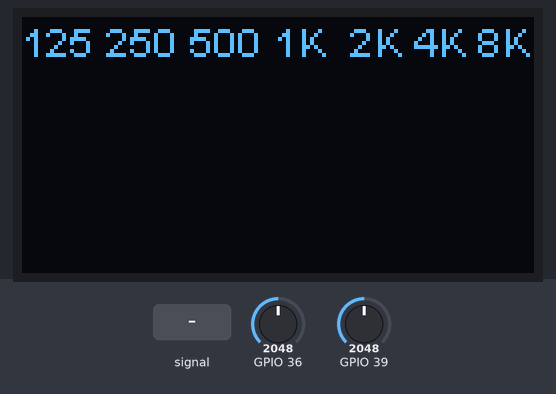
A sketch run on a simulated ESP32. Parts: 128×64 one-colour display. Inputs (shaded band) come from the test bench; at power-on: GPIO 36 = 2048, GPIO 39 = 2048. What the sketch prints to the serial monitor is not drawn.

Above: at 1.2 s.
1.3 s: GPIO 36 fed a 2 Hz sine of ±1228 counts around its level
At 2.28 s:
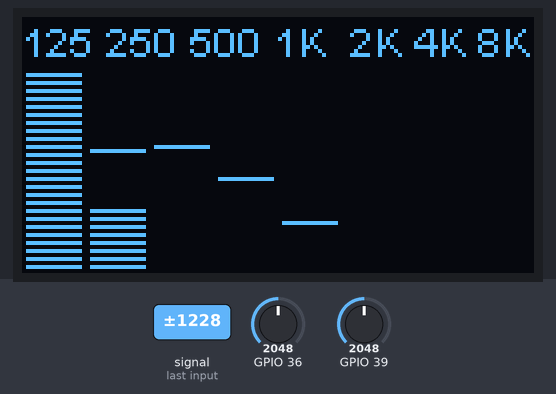
3.5 s: GPIO 36 set to 1460
At 5.4 s:
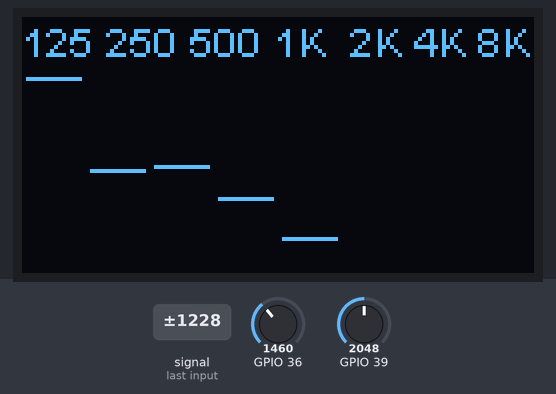
5.7 s: GPIO 39 set to 2866
At 7.2 s:
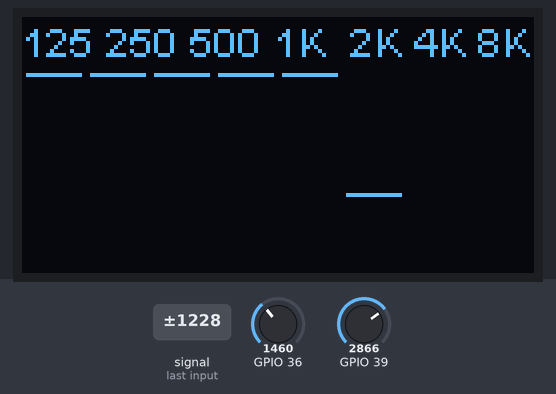
7.9 s: GPIO 39 fed a 200 Hz sine of ±327 counts around its level
At 9.4 s:
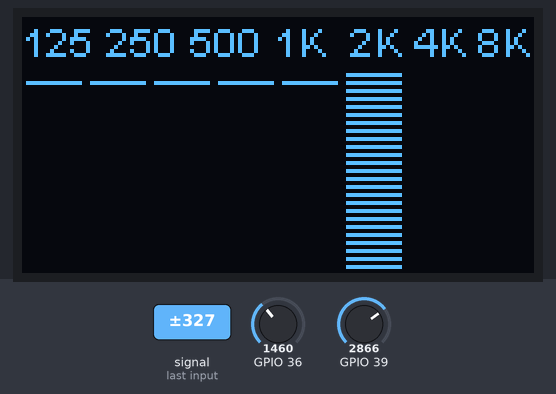
10.0 s: GPIO 36 set to 1540
At 12.0 s:
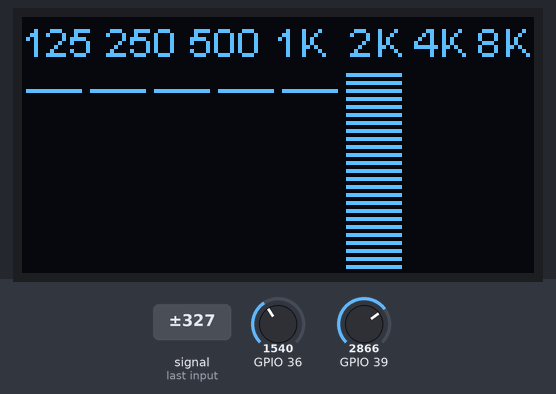
12.1 s: GPIO 36 fed a 200 Hz sine of ±327 counts around its level
At 12.57 s:
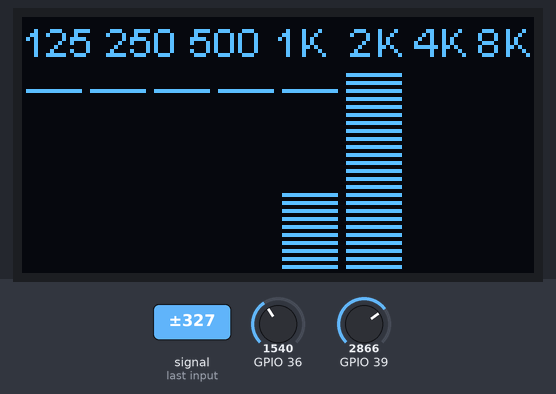
Timing chart, 0 to 15.1 s (numbered marks = the images above; inputs shaded):
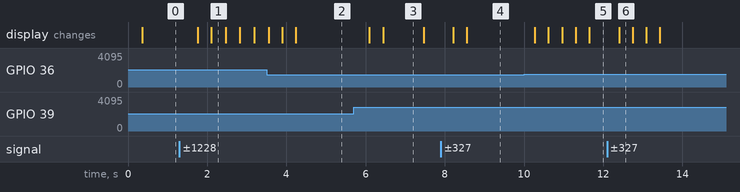

The sketch:

ESP32_Stereo_Spectrum_Display_02.ino
```cpp
// (licence header left out)
#include <Wire.h>
#include "arduinoFFT.h" // Standard Arduino FFT library https://github.com/kosme/arduinoFFT
/////////////////////////////////////////////////////////////////////////
// Comment out the display your NOT using e.g. if you have a 1.3" display comment out the SSD1306 library and object
#include "SH1106.h"     // https://github.com/squix78/esp8266-oled-ssd1306
SH1106 display(0x3c, 17,16); // 1.3" OLED display object definition (address, SDA, SCL) Connect OLED SDA , SCL pins to ESP SDA, SCL pins

//#include "SSD1306.h"  // https://github.com/squix78/esp8266-oled-ssd1306
//SSD1306 display(0x3c, 16,17);  // 0.96" OLED display object definition (address, SDA, SCL) Connect OLED SDA , SCL pins to ESP SDA, SCL pins
/////////////////////////////////////////////////////////////////////////
//#include "font.h" // The font.h file must be in the same folder as this sketch
/////////////////////////////////////////////////////////////////////////
#define SAMPLES 1024             // Must be a power of 2
#define SAMPLING_FREQUENCY 40000 // Hz, must be 40000 or less due to ADC conversion time. Determines maximum frequency that can be analysed by the FFT Fmax=sampleF/2.
#define amplitude 150            // Depending on your audio source level, you may need to increase this value
#define Left  true
#define Right false

unsigned long newTime, oldTime;
unsigned int sampling_period_us;
unsigned long microseconds;
byte peakL[] = {0,0,0,0,0,0,0,0};
byte peakR[] = {0,0,0,0,0,0,0,0};

double vRealL[SAMPLES];
double vImagL[SAMPLES];

double vRealR[SAMPLES];
double vImagR[SAMPLES];

ArduinoFFT<double> FFTL = ArduinoFFT<double>(vRealL, vImagL, SAMPLES, SAMPLING_FREQUENCY);
ArduinoFFT<double> FFTR = ArduinoFFT<double>(vRealR, vImagR, SAMPLES, SAMPLING_FREQUENCY);

/////////////////////////////////////////////////////////////////////////
void setup() {
  Serial.begin(115200);
  Wire.begin(17,16); // SDA, SCL
  display.init();
//  display.setFont(Dialog_plain_8);
  //display.setFont(ArialMT_Plain_10);
  display.flipScreenVertically(); // Adjust to suit or remove
  sampling_period_us = round(1000000 * (1.0 / SAMPLING_FREQUENCY));
}

void loop() {
  display.clear();
  display.drawString(0,0,"125 250 500 1K  2K 4K 8K 16K");
  for (int i = 0; i < SAMPLES; i++) {
    newTime = micros();
    //VP input = Left, VN = Right
    vRealL[i] = analogRead(36); // Using Arduino ADC nomenclature. A conversion takes about 1uS on an ESP32
    vImagL[i] = 0;
    vRealR[i] = analogRead(39); // Using Arduino ADC nomenclature. A conversion takes about 1uS on an ESP32
    vImagR[i] = 0;
    while ((micros() - newTime) < sampling_period_us) { /* do nothing to wait */ }
  }
  FFTL.windowing(vRealL, SAMPLES, FFT_WIN_TYP_HAMMING, FFT_FORWARD);
  FFTL.compute(vRealL, vImagL, SAMPLES, FFT_FORWARD);
  FFTL.complexToMagnitude(vRealL, vImagL, SAMPLES);

  FFTR.windowing(vRealR, SAMPLES, FFT_WIN_TYP_HAMMING, FFT_FORWARD);
  FFTR.compute(vRealR, vImagR, SAMPLES, FFT_FORWARD);
  FFTR.complexToMagnitude(vRealR, vImagR, SAMPLES);

  for (int i = 2; i < (SAMPLES/2); i++){ // Don't use sample 0 and only the first SAMPLES/2 are usable.
    // Each array element represents a frequency and its value, is the amplitude. Note the frequencies are not discrete.
    if (vRealL[i] > 1500 || vRealR[i] > 1500) { // Add a crude noise filter, 10 x amplitude or more
      if (i<=2 ) {
        displayBand(Left,0,(int)vRealL[i]);  // 125Hz
        displayBand(Right,0,(int)vRealR[i]); // 125Hz
      }
      if (i >2   && i<=4 ) {
        displayBand(Left,1,(int)vRealL[i]);  // 250Hz
        displayBand(Right,1,(int)vRealR[i]); // 250Hz
      }
      if (i >4   && i<=7 ) {
        displayBand(Left,2,(int)vRealL[i]);  // 500Hz
        displayBand(Right,2,(int)vRealR[i]); // 500Hz
      }
      if (i >7   && i<=15 ) {
        displayBand(Left,3,(int)vRealL[i]);  // 1000Hz
        displayBand(Right,3,(int)vRealR[i]); // 1000Hz
      }
      if (i >15  && i<=40 ) {
        displayBand(Left,4,(int)vRealL[i]);  // 2000Hz
        displayBand(Right,4,(int)vRealR[i]); // 2000Hz
      }
      if (i >40  && i<=70 ) {
        displayBand(Left,5,(int)vRealL[i]);  // 4000Hz
        displayBand(Right,5,(int)vRealR[i]); // 4000Hz
      }
      if (i >70  && i<=288 ) {
        displayBand(Left,6,(int)vRealL[i]);  // 8000Hz
        displayBand(Right,6,(int)vRealL[i]); // 8000Hz
      }
      if (i >288           ) {
        displayBand(Left,7,(int)vRealL[i]);  // 16000Hz
        displayBand(Right,7,(int)vRealL[i]); // 16000Hz
      }
      //Serial.println(i);
    }
    for (byte band = 0; band <= 7; band++) display.drawHorizontalLine(1+16*band,64-peakL[band],14); // Only the Left check for peaks
  }
  if (millis()%4 == 0) {
    for (byte band = 0; band <= 7; band++) {
      if (peakL[band] > 0 || peakR[band] > 0) {
        peakL[band] -= 1; // Decay the peaks
        peakR[band] -= 1; // Decay the peaks
      }
    }
  }
  display.display();
}

void displayBand(bool channel, int band, int dsize){
  int dmax = 50;
  // For now, display spectrum for Left then Right in quick succession
  dsize /= amplitude;
  if (dsize > dmax) dsize = dmax;
  for (int s = 0; s <= dsize; s=s+2){display.drawHorizontalLine(1+16*band,64-s, 14);}
  if (dsize >peakL[band]) {peakL[band] = dsize;}
  if (dsize >peakR[band]) {peakR[band] = dsize;}
  if (channel == Left)  Serial.println("Left LEDs");  // turn on left lights at column = band and heigth = dsize
  if (channel == Right) Serial.println("Right LEDs"); // turn on right lights at column = band and heigth = dsize
}
```

Measured:
- after the input at 1.3 s, the display: first changes after 0.46 s (image 1 shows a later state)
- after the input at 5.7 s, the display: first changes after 0.40 s (image 3 shows a later state)
- what the display in image 3 shows lasts 1.1 s, from 6.4 s to 7.5 s
